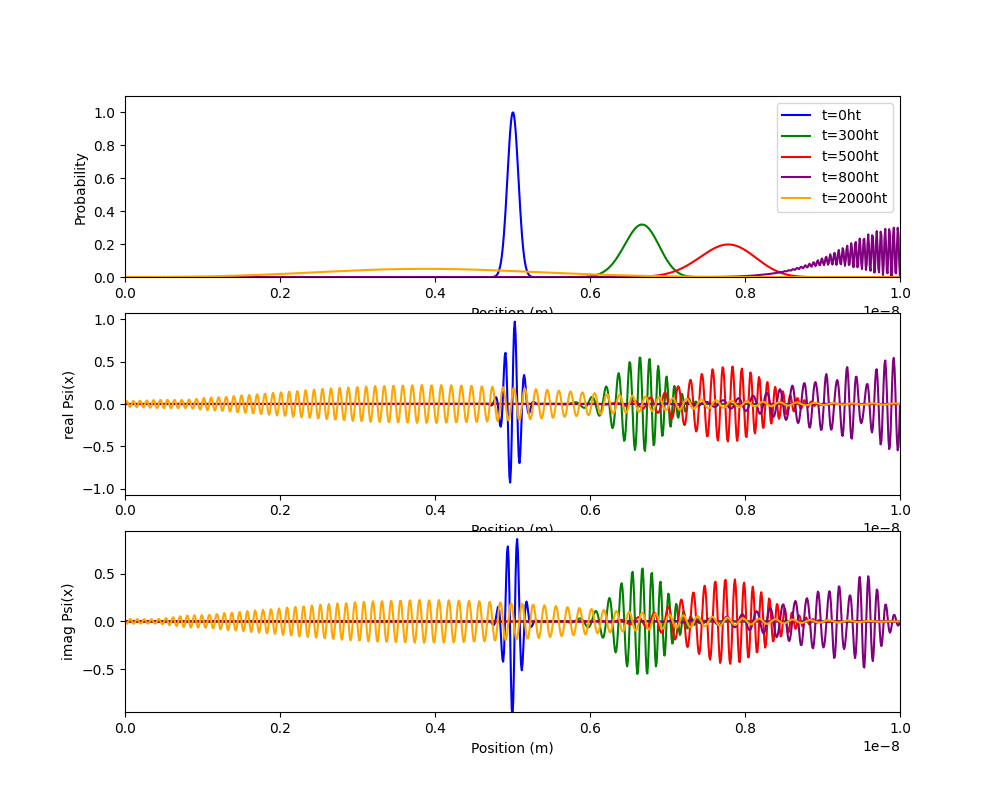

Python code for this plot:
# ------------ Electron wave packets in infinitely deep potential wells ------------ 
import numpy as np
import matplotlib.pyplot as plt
from scipy.constants import hbar, m_e

N = 1000
L, sigma, k = 1e-8, 1e-10, 5e10
hx = L / N
ht = 1e-18
nsteps = 2000
x = np.linspace(0, L, N+1)
t = np.linspace(0, nsteps*ht, nsteps+1)
psi = np.exp(-(x-L/2)**2/(2*sigma**2)) * np.exp(1j*k*x) # Initial wave packet
psi[0], psi[-1] = 0+0j, 0+0j # Boundary condition
phi = psi[1:-1].copy() # Wave function without boundary points

# Crank-Nicolson method
A = np.zeros((N-1, N-1), dtype=complex)
B = np.zeros((N-1, N-1), dtype=complex)
for i in range(N-1):
    A[i,i] = 1+1j*ht*hbar/(2*m_e*hx**2)
    B[i,i] = 1-1j*ht*hbar/(2*m_e*hx**2)
    if i != N-2:
        A[i,i+1] = -1j*ht*hbar/(4*m_e*hx**2)
        B[i,i+1] = 1j*ht*hbar/(4*m_e*hx**2)
    if i != 0:
        A[i,i-1] = -1j*ht*hbar/(4*m_e*hx**2)
        B[i,i-1] = 1j*ht*hbar/(4*m_e*hx**2)

# Time evolution
time_points = [0,300,500,800,2000]
prob_data = []
real_data = []
imag_data = []

for step in range(nsteps+1):
    phi = np.linalg.solve(A, np.dot(B, phi)) # A * phi(t+ht) = B * phi(t)
    psi[1:-1] = phi # Update the wave packet
    if step in time_points: # Check the time points
        prob_data.append(np.abs(psi)**2)
        real_data.append(np.real(psi).copy())
        imag_data.append(np.imag(psi).copy())

# Plot the result
fig, ax = plt.subplots(3,1, figsize=(10,8))
colors = ['blue', 'green', 'red', 'purple', 'orange']
prob_max = np.max(prob_data)
real_max = np.max(real_data)
imag_max = np.max(imag_data)

for i in range(len(time_points)):
    ax[0].plot(x,prob_data[i],color=colors[i], label=f't={time_points[i]}ht')
    ax[1].plot(x,real_data[i],color=colors[i], label=f't={time_points[i]}ht')
    ax[2].plot(x,imag_data[i],color=colors[i], label=f't={time_points[i]}ht')

ax[0].set_xlim(0, L)
ax[0].set_ylim(0,1.1*prob_max)
ax[0].set_xlabel('Position (m)')
ax[0].set_ylabel('Probability')
ax[0].legend()

ax[1].set_xlim(0, L)
ax[1].set_ylim(-1.1*real_max,1.1*real_max)
ax[1].set_xlabel('Position (m)')
ax[1].set_ylabel('real Psi(x)')
ax[1].legend

ax[2].set_xlim(0, L)
ax[2].set_ylim(-1.1*imag_max,1.1*imag_max)
ax[2].set_xlabel('Position (m)')
ax[2].set_ylabel('imag Psi(x)')
ax[2].legend

plt.savefig('8-1.png')
plt.show()
